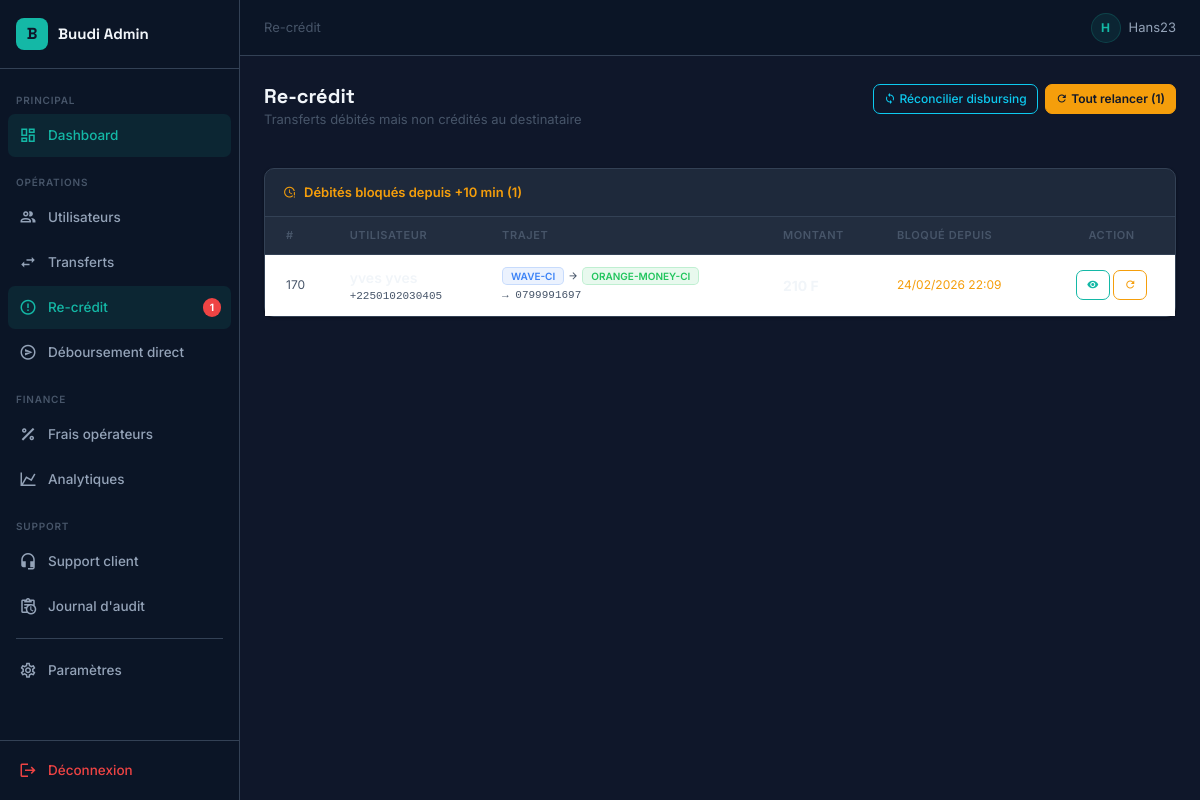
/api/dashboard/recredits/ (signed in), run on the app's committed database.
### transfers/models.py (models this page shows, shortened)
class Transfer(models.Model):
    STATUS = [
        ('created', 'Créé'),
        ('invoice_sent', 'Facture envoyée'),
        ('debited', 'Débité'),
        ('pending_wave', 'En attente Wave'),
        ('pending_mtn', 'En attente MTN'),
        ('disbursing', 'En cours de crédit'),
        ('success', 'Réussi'),
        ('failed', 'Paiement refusé'),
        ('credit_failed', 'Débité – Crédit échoué'),
    ]
    user = models.ForeignKey(UserProfile, on_delete=models.CASCADE)
    from_wallet = models.CharField(max_length=20)  # orange-money-ci
    to_wallet = models.CharField(max_length=20)   # moov-ci
    from_phone = models.CharField(max_length=15)
    to_phone = models.CharField(max_length=15)
    amount_requested = models.DecimalField(max_digits=12, decimal_places=2 , default=0)  # 250.00 (ce que l'user veut envoyer)
    amount_sent = models.DecimalField(max_digits=12, decimal_places=2, default=0)      # = amount_requested
    our_fee_percent = models.DecimalField(max_digits=5, decimal_places=3, default=2.000)  # TA PART (2.0% recommandé)
    our_fee_amount = models.DecimalField(max_digits=12, decimal_places=2, default=0)
    payin_fee_percent = models.DecimalField(max_digits=5, decimal_places=3, default=0)
    payin_fee_amount = models.DecimalField(max_digits=12, decimal_places=2, default=0)
    payout_fee_percent = models.DecimalField(max_digits=5, decimal_places=3, default=0)
    payout_fee_amount = models.DecimalField(max_digits=12, decimal_places=2, default=0)
    total_debited = models.DecimalField(max_digits=12, decimal_places=2 ,  default=0)  # Ce que l'user paie
    estimated_net_profit = models.DecimalField(max_digits=12, decimal_places=2, default=0)  # Ta vraie marge
    paydunya_invoice_token = models.CharField(max_length=100, blank=True)
    paydunya_payment_ref = models.CharField(max_length=100, blank=True)
    disburse_token = models.CharField(max_length=100, blank=True)
    disburse_id = models.CharField(max_length=50, blank=True)
    status = models.CharField(max_length=20, choices=STATUS, default='created')
    created_at = models.DateTimeField(auto_now_add=True)
    updated_at = models.DateTimeField(auto_now=True)

### users/models.py (models this page shows, shortened)
class UserProfile(models.Model):
    phone = models.CharField(max_length=15, unique=True)  # ex: 0708091011
    name = models.CharField(max_length=100)
    created_at = models.DateTimeField(auto_now_add=True)

### dashboard_admin/views.py (the view, shortened to what this page needs)
# urls.py: path('recredits/', views.admin_recredits, name='recredits'),
@login_required
def admin_recredits(request):
    from django.utils import timezone
    from datetime import timedelta
    credit_failed = Transfer.objects.filter(status='credit_failed').order_by('-updated_at')
    stuck_threshold = timezone.now() - timedelta(minutes=10)
    stuck_debited = Transfer.objects.filter(
        status='debited',
        updated_at__lt=stuck_threshold
    ).order_by('-updated_at')
    total_pending = credit_failed.count() + stuck_debited.count()
    return render(request, 'custom_admin/admin/recredits.html', {
        'credit_failed': credit_failed,
        'stuck_debited': stuck_debited,
        'total_pending': total_pending,
    })

### dashboard_admin/context_processors.py (called while the page is built)
def recredits_count(request):
    if not request.user.is_authenticated:
        return {'pending_recredits_count': 0}
    try:
        credit_failed = Transfer.objects.filter(status='credit_failed').count()
        stuck_threshold = timezone.now() - timedelta(minutes=10)
        stuck_debited = Transfer.objects.filter(
            status='debited',
            updated_at__lt=stuck_threshold
        ).count()
        return {'pending_recredits_count': credit_failed + stuck_debited}
    except Exception:
        return {'pending_recredits_count': 0}

### dashboard_admin/templates/custom_admin/admin/recredits.html (shortened to what this page needs)
{% extends 'custom_admin/base_common.html' %}
{% block breadcrumb %}Re-crédit{% endblock %}
{% block content %}
<div class="page-header">
  <div>
    <h1 class="page-title">Re-crédit</h1>
    <p class="page-subtitle">Transferts débités mais non crédités au destinataire</p>
  </div>
  <div class="d-flex gap-2 align-items-center">
    <button id="btn-reconcile" class="btn btn-outline-info btn-sm" onclick="lancerReconciliation()">
      <i class="mdi mdi-sync me-1"></i>Réconcilier disbursing
    </button>
    {% if total_pending > 0 %}
    <form method="post">
      <button type="submit" class="btn btn-warning btn-sm" onclick="return confirm('Relancer {{ total_pending }} crédit(s) en attente ?')">
        <i class="mdi mdi-refresh me-1"></i>Tout relancer ({{ total_pending }})
      </button>
    </form>
    {% endif %}
  </div>
</div>
{% if total_pending == 0 %}
<div class="card">
  <div class="card-body text-center py-5">
    <i class="mdi mdi-check-circle-outline" style="font-size:3.5rem;color:var(--green);"></i>
    <p class="mt-3 mb-0" style="color:var(--text-1);font-weight:600;font-size:16px;">Tout est bon !</p>
    <p style="color:var(--text-3);font-size:13px;margin-top:4px;">Aucun transfert ne nécessite de re-crédit.</p>
  </div>
</div>
{% else %}
{% if stuck_debited %}
<div class="card">
  <div class="card-header" style="color:var(--gold);">
    <i class="mdi mdi-clock-alert-outline"></i>
    Débités bloqués depuis +10 min ({{ stuck_debited.count }})
  </div>
  <div class="card-body p-0">
    <div class="table-responsive">
      <table class="table table-hover">
        <thead>
          <tr>
            <th class="ps-4">#</th>
            <th>Utilisateur</th>
            <th>Trajet</th>
            <th>Montant</th>
            <th>Bloqué depuis</th>
            <th style="text-align:center;">Action</th>
          </tr>
        </thead>
        <tbody>
          {% for t in stuck_debited %}
          <tr>
            <td class="ps-4" style="font-size:12px;color:var(--text-3);">{{ t.id }}</td>
            <td>
              <div style="font-weight:600;color:var(--text-1);">{{ t.user.name }}</div>
              <div style="font-size:11px;font-family:monospace;color:var(--text-3);">{{ t.user.phone }}</div>
            </td>
            <td>
              <div class="d-flex align-items-center gap-1">
                <span class="badge bg-info" style="font-size:10px;">{{ t.from_wallet|upper }}</span>
                <i class="mdi mdi-arrow-right" style="font-size:11px;color:var(--text-3);"></i>
                <span class="badge bg-success" style="font-size:10px;">{{ t.to_wallet|upper }}</span>
              </div>
              <div style="font-size:11px;font-family:monospace;color:var(--text-3);margin-top:2px;">→ {{ t.to_phone }}</div>
            </td>
            <td style="font-weight:700;color:var(--text-1);">{{ t.amount_requested|floatformat:0 }} F</td>
            <td style="font-size:12px;color:var(--gold);">{{ t.updated_at|date:"d/m/Y H:i" }}</td>
            <td style="text-align:center;">
              <div class="d-flex gap-1 justify-content-center">
                <a href="{% url 'custom_admin:transfer_detail' t.id %}" class="btn btn-outline-primary btn-sm">
                  <i class="mdi mdi-eye"></i>
                </a>
                <a href="{% url 'custom_admin:credit_retry' t.id %}" class="btn btn-outline-warning btn-sm"
                   onclick="return confirm('Relancer le crédit pour #{{ t.id }} ?')">
                  <i class="mdi mdi-refresh"></i>
                </a>
              </div>
            </td>
          </tr>
          {% endfor %}
        </tbody>
      </table>
    </div>
  </div>
</div>
{% endif %}
{% endif %}
{% endblock %}

### dashboard_admin/templates/custom_admin/base_common.html (shortened to what this page needs)
{% load static %}
<!DOCTYPE html>
<html lang="fr">
<head>
  <link href="https://cdn.jsdelivr.net/npm/@mdi/font@7.2.96/css/materialdesignicons.min.css" rel="stylesheet">
  <link href="https://cdn.jsdelivr.net/npm/bootstrap@5.3.2/dist/css/bootstrap.min.css" rel="stylesheet">
</head>
<body>
<aside class="sidebar">
  <a href="{% url 'custom_admin:dashboard' %}" class="sidebar-logo" style="text-decoration:none;">
    <div class="sidebar-logo-icon">B</div>
    <span class="sidebar-logo-text">Buudi Admin</span>
  </a>
  <nav class="sidebar-nav">
    <div class="sidebar-section">Principal</div>
    <a href="{% url 'custom_admin:dashboard' %}"
       class="nav-item {% if '/dashboard' in request.path or request.path == '/admin/' %}active{% endif %}">
      <i class="mdi mdi-view-dashboard-outline"></i>
      <span>Dashboard</span>
    </a>
    <div class="sidebar-section">Opérations</div>
    <a href="{% url 'custom_admin:users' %}"
       class="nav-item {% if '/users' in request.path %}active{% endif %}">
      <i class="mdi mdi-account-multiple-outline"></i>
      <span>Utilisateurs</span>
    </a>
    <a href="{% url 'custom_admin:transfers' %}"
       class="nav-item {% if '/transfers' in request.path and '/recredits' not in request.path %}active{% endif %}">
      <i class="mdi mdi-swap-horizontal"></i>
      <span>Transferts</span>
    </a>
    <a href="{% url 'custom_admin:recredits' %}"
       class="nav-item {% if '/recredits' in request.path %}active{% endif %}">
      <i class="mdi mdi-alert-circle-outline"></i>
      <span>Re-crédit</span>
      {% if pending_recredits_count > 0 %}
      <span class="badge-pill">{{ pending_recredits_count }}</span>
      {% endif %}
    </a>
    <a href="{% url 'custom_admin:manual_disburse' %}"
       class="nav-item {% if '/disburse' in request.path %}active{% endif %}">
      <i class="mdi mdi-send-circle-outline"></i>
      <span>Déboursement direct</span>
    </a>
    <div class="sidebar-section">Finance</div>
    <a href="{% url 'custom_admin:fees' %}"
       class="nav-item {% if '/fees' in request.path %}active{% endif %}">
      <i class="mdi mdi-percent-outline"></i>
      <span>Frais opérateurs</span>
    </a>
    <a href="{% url 'custom_admin:revenue_analytics' %}"
       class="nav-item {% if '/revenue-analytics' in request.path %}active{% endif %}">
      <i class="mdi mdi-chart-line"></i>
      <span>Analytiques</span>
    </a>
    <div class="sidebar-section">Support</div>
    <a href="{% url 'custom_admin:support_list' %}"
       class="nav-item {% if '/support-admin' in request.path %}active{% endif %}">
      <i class="mdi mdi-headset"></i>
      <span>Support client</span>
    </a>
    <a href="{% url 'custom_admin:audit_log' %}"
       class="nav-item {% if '/audit-log' in request.path %}active{% endif %}">
      <i class="mdi mdi-clipboard-text-clock-outline"></i>
      <span>Journal d'audit</span>
    </a>
    <div class="nav-divider"></div>
    <a href="{% url 'custom_admin:settings' %}"
       class="nav-item {% if '/settings' in request.path %}active{% endif %}">
      <i class="mdi mdi-cog-outline"></i>
      <span>Paramètres</span>
    </a>
  </nav>
  <div class="sidebar-bottom">
    <a href="{% url 'custom_admin:logout' %}" class="nav-item" style="color:var(--red);">
      <i class="mdi mdi-logout"></i>
      <span>Déconnexion</span>
    </a>
  </div>
</aside>
<header class="topbar">
  <div class="topbar-left">
    <span style="font-size:13px;color:var(--text-3);">{% block breadcrumb %}Dashboard{% endblock %}</span>
  </div>
  <div class="topbar-right">
    <div class="topbar-user">
      <div class="topbar-avatar">{{ request.user.username|slice:":1"|upper }}</div>
      <span>{{ request.user.username }}</span>
    </div>
  </div>
</header>
<div class="main-wrapper">
  <div class="main-content">
    {% block content %}{% endblock %}
  </div>
</div>
</body>
</html>

### data on the page
Transfer: id "170", user.phone "+2250102030405", from_wallet "WAVE-CI", to_wallet "ORANGE-MONEY-CI", to_phone "0799991697", updated_at "24/02/2026 22:09"

### other printed values
{{ pending_recredits_count }} "1"
{{ request.user.username|slice:":1"|upper }} "H"
{{ request.user.username }} "Hans23"
{{ total_pending }} "1"
{{ stuck_debited.count }} "1"
